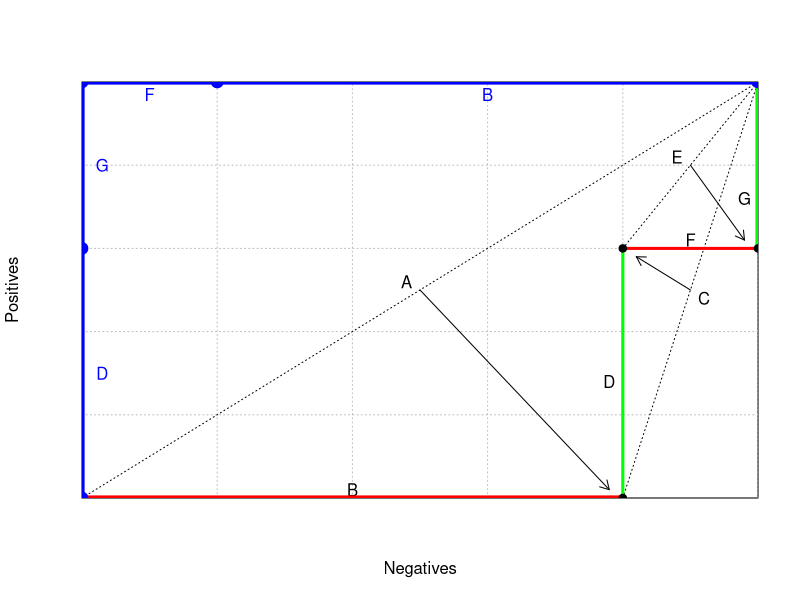

The R source for this figure:
## ---- chunk 1

x <- c(0,400,400,500,500)
y <- c(0,  0,300,300,500)

h <- 500 
w <- 500 

grid.step <- 100


plot( c(0,w), c(0,h),  
     xaxs = "i",yaxs = "i",
     xaxt = 'n', yaxt = 'n',
     type = "n",
     xlab = "Negatives", ylab = "Positives")
     

gx <- grid.step
while (gx <= w) {
  abline(v = gx, col="gray", lty="dotted")
  gx <- gx + grid.step
}
gy <- grid.step
while (gy <= h) {
  abline(h = gy, col="gray", lty="dotted")
  gy <- gy + grid.step
}

plotsplit <- function(l,r,m,labels,oo,pp,qq) {
	segments(x[l],y[l],x[r],y[r],lty=3,col="black")
	text( (x[l]+x[r])/2+oo[1], (y[l]+y[r])/2+oo[2], labels[1])
	text( (x[l]+x[m])/2+pp[1], (y[l]+y[m])/2+pp[2], labels[2])
	text( (x[m]+x[r])/2+qq[1], (y[m]+y[r])/2+qq[2], labels[3])
	arrows( (x[l]+x[r])/2, (y[l]+y[r])/2, x[m]+oo[1], y[m]+pp[2], code=2, length=0.1 )
}

plotsplit(1,5,2,c("A","B","C"),c(-10,10),c(0,10),c(10,-10))
plotsplit(2,5,3,c("","D","E"),c(10,-10),c(-10,-10),c(-10,10))
plotsplit(3,5,4,c("","F","G"),c(-10,-10),c(0,10),c(-10,-40))

lines( x[1:2], y[1:2], lwd=5, col='red')
lines( x[2:3], y[2:3], lwd=3, col='green')
lines( x[3:4], y[3:4], lwd=3, col='red')
lines( x[4:5], y[4:5], lwd=5, col='green')
points(x,y,pch=19,col='black')

lines( c(0,  0,  0,100,500), c(0,300,500,500,500), lwd=5, type='o',col='blue')

text(  15, 150, col="blue", "D")
text(  15, 400, col="blue", "G")
text(  50, 485, col="blue", "F")
text( 300, 485, col="blue", "B")

